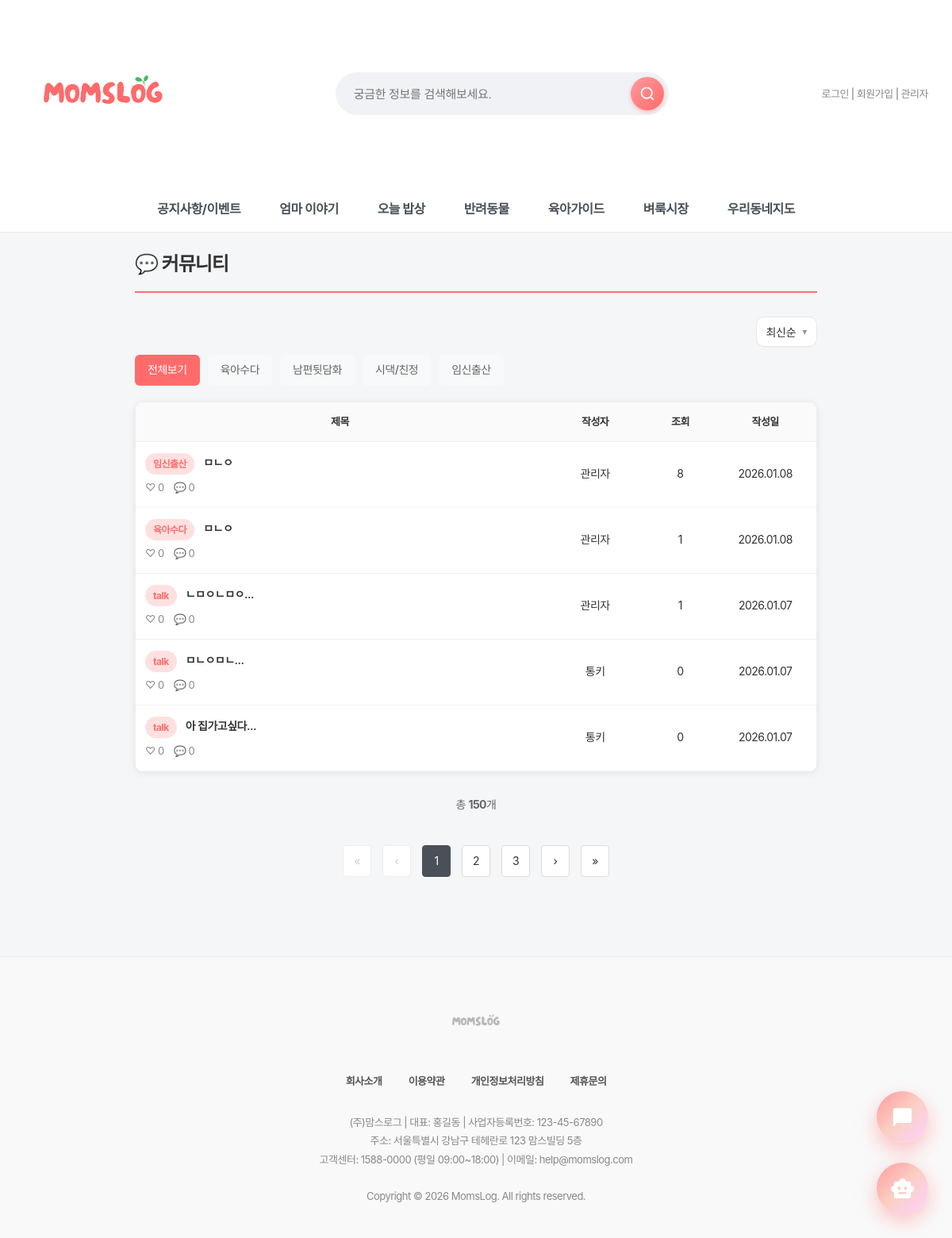
The app's page /board/free/ with its own data.
### board/models.py (models this page shows, shortened)
class FreePost(models.Model):
    CATEGORY_CHOICES = [
        ('all', '전체보기'),
        ('mom', '육아수다'),
        ('husband', '남편뒷담화'),
        ('family', '시댁/친정'),
        ('preg', '임신출산'),
    ]
    REGION_CHOICES = [
        ('seoul', '서울시'),
        ('gyeonggi', '경기도'),
        ('incheon', '인천시'),
        ('daejeon', '대전시'),
        ('daegu', '대구시'),
        ('busan', '부산시'),
        ('gwangju', '광주시'),
        ('ulsan', '울산시'),
        ('sejong', '세종시'),
        ('other', '기타'),
    ]
    category = models.CharField(
        max_length=20,
        choices=CATEGORY_CHOICES,
        default='mom',
        verbose_name='카테고리'
    )
    title = models.CharField(max_length=200, verbose_name="제목")
    content = models.TextField(verbose_name="내용")
    author = models.ForeignKey(settings.AUTH_USER_MODEL, on_delete=models.CASCADE, verbose_name="작성자")
    created_at = models.DateTimeField(auto_now_add=True, verbose_name="작성일")
    views = models.IntegerField(default=0, verbose_name="조회수")
    reaction_empathy = models.IntegerField(default=0, verbose_name="공감해요")      # 🤝
    reaction_courage = models.IntegerField(default=0, verbose_name="힘내세요")     # 💪
    reaction_cheer = models.IntegerField(default=0, verbose_name="축하해요")       # 🎉
    reaction_support = models.IntegerField(default=0, verbose_name="응원해요")     # 👏
    reaction_thanks = models.IntegerField(default=0, verbose_name="고마워요")      # 🙏
    region = models.CharField(max_length=20, choices=REGION_CHOICES, null=True, blank=True, verbose_name="지역")
    district = models.CharField(max_length=50, null=True, blank=True, verbose_name="구/군")
    dong = models.CharField(max_length=50, null=True, blank=True, verbose_name="동/읍/면")
    latitude = models.DecimalField(max_digits=9, decimal_places=6, null=True, blank=True, verbose_name="위도")
    longitude = models.DecimalField(max_digits=9, decimal_places=6, null=True, blank=True, verbose_name="경도")
    comment_count = models.IntegerField(default=0, verbose_name="댓글수")
    bookmark_count = models.IntegerField(default=0, verbose_name="저장수")
    popularity_score = models.FloatField(default=0, verbose_name="인기도 점수")
    is_pinned = models.BooleanField(default=False, verbose_name="운영진 고정")
    pinned_at = models.DateTimeField(null=True, blank=True, verbose_name="고정 시간")
    class Meta:
        verbose_name = '자유게시판'
        verbose_name_plural = '자유게시판'
        ordering = ['-created_at']
        indexes = [
            models.Index(fields=['-is_pinned', '-popularity_score', '-created_at']),
            models.Index(fields=['region', '-popularity_score']),
        ]

### accounts/models.py (models this page shows, shortened)
class User(AbstractUser):
    real_name = models.CharField("이름", max_length=30)
    nickname = models.CharField("닉네임", max_length=30, unique=True)
    jumin = models.CharField("주민번호", max_length=20)  # 000000-0000000
    phone = models.CharField("휴대폰 번호", max_length=20)
    email = models.EmailField("이메일", max_length=254)
    address = models.CharField("주소", max_length=200, blank=True, null=True)
    address_detail = models.CharField("상세주소", max_length=200, blank=True, null=True)
    point = models.PositiveIntegerField("포인트", default=0)
    grade = models.CharField("회원 등급", max_length=10, choices=GRADE_CHOICES, default="start")
    GENDER_CHOICES = [
        ('M', '남자'),
        ('F', '여자'),
    ]
    gender = models.CharField("성별", max_length=1, choices=GENDER_CHOICES, default='F')
    has_children = models.BooleanField("자녀 유무", default=False)
    CHILD_STAGE_CHOICES = [
        ("kindergarten", "유치원"),
        ("elementary", "초등학생"),
        ("middle", "중학생"),
        ("high", "고등학생"),
        ("adult", "성인"),
        ("other", "기타"),
    ]
    children_stages = models.JSONField("자녀 학령(복수)", default=list, blank=True)
    terms_agreed = models.BooleanField("약관 동의", default=False)

### board/views.py (the view)
# urls.py: path('free/', views.free_list, name='free_list'),  # 목록
def free_list(request):
    selected_category = request.GET.get("category", "all")
    sort = request.GET.get("sort", "latest")
    if selected_category == "all":
        qs = FreePost.objects.all()
    else:
        qs = FreePost.objects.filter(category=selected_category)
    POPULAR_THRESHOLD = 10
    qs = qs.annotate(
        cmt_cnt=Count("comments", distinct=True),
        react_cnt=(
            Coalesce(F("reaction_empathy"), Value(0), output_field=IntegerField()) +
            Coalesce(F("reaction_courage"), Value(0), output_field=IntegerField()) +
            Coalesce(F("reaction_cheer"), Value(0), output_field=IntegerField()) +
            Coalesce(F("reaction_support"), Value(0), output_field=IntegerField()) +
            Coalesce(F("reaction_thanks"), Value(0), output_field=IntegerField())
        )
    )
    qs = qs.annotate(
        is_popular=Case(
            When(react_cnt__gte=POPULAR_THRESHOLD, then=Value(True)),
            default=Value(False),
            output_field=BooleanField(),
        )
    )
    if sort == "views":
        qs = qs.order_by("-views", "-created_at")          # 조회수순
    elif sort == "comments":
        qs = qs.order_by("-cmt_cnt", "-created_at")        # 댓글순
    elif sort == "popular":
        qs = qs.order_by("-react_cnt", "-created_at")     # ⭐ 인기순(공감합계)
    else:
        qs = qs.order_by("-created_at")                    # 최신순
    paginator = Paginator(qs, 5)
    page_obj = paginator.get_page(request.GET.get("page", 1))
    today = timezone.localdate()
    for post in page_obj:
        post.is_new_today = (post.created_at.date() == today)
    context = {
        "posts": page_obj,
        "page_obj": page_obj,
        "selected_category": selected_category,
        "sort": sort,
        "total_count": qs.count(),
    }
    return render(request, "board/free_list.html", context)

### quests/context_processors.py (called while the page is built, shortened)
def today_quest(request):
    if not request.user.is_authenticated:
        return {
            "today_quest": None,
            "grade_progress": None,
        }

### board/templates/board/free_list.html (shortened to what this page needs)
{% extends 'base.html' %}
{% load humanize %}
{% block content %}
<div class="free-container">
    <div class="free-header">
        <h2>💬 커뮤니티</h2>
    </div>
    <div class="sort-dropdown" id="sortDropdown">
        <button type="button" class="sort-trigger" id="sortTrigger">
            {% if sort == "views" %}조회수순
            {% elif sort == "comments" %}댓글순
            {% elif sort == "popular" %}인기순
            {% else %}최신순{% endif %}
            <span class="sort-caret">▾</span>
        </button>
    </div>
    <div class="category-tabs">
        <a href="?category=all" class="category-tab {% if selected_category == 'all' %}active{% endif %}">전체보기</a>
        <a href="?category=mom" class="category-tab {% if selected_category == 'mom' %}active{% endif %}">육아수다</a>
        <a href="?category=husband" class="category-tab {% if selected_category == 'husband' %}active{% endif %}">남편뒷담화</a>
        <a href="?category=family" class="category-tab {% if selected_category == 'family' %}active{% endif %}">시댁/친정</a>
        <a href="?category=preg" class="category-tab {% if selected_category == 'preg' %}active{% endif %}">임신출산</a>
    </div>
    {% if posts %}
    <div class="free-table-wrap">
        <table class="free-table">
            <thead>
                <tr>
                    <th style="width:60%;">제목</th>
                    <th class="col-author" style="width:15%;">작성자</th>
                    <th class="col-views" style="width:10%;">조회</th>
                    <th style="width:15%;">작성일</th>
                </tr>
            </thead>
            <tbody>
                {% for post in posts %}
                <tr>
                    <td class="free-title-cell">
                        <a class="free-title-link"
                        href="{% url 'board:free_detail' post.pk %}?category={{ selected_category }}&page={{ page_obj.number }}">
                            <span class="free-badge">
                                {% if post.category == 'mom' %}육아수다
                                {% elif post.category == 'husband' %}남편뒷담화
                                {% elif post.category == 'family' %}시댁/친정
                                {% elif post.category == 'preg' %}임신출산
                                {% else %}{{ post.get_category_display }}{% endif %}
                            </span>
                            {{ post.title }}
                        </a>
                        <div class="free-meta-icons">
                            <span class="meta-item">♡ {{ post.react_cnt|default:0 }}</span>
                            <span class="meta-item">💬 {{ post.cmt_cnt|default:0 }}</span>
                        </div>
                    </td>
                    <td class="col-author">
                        {% if post.is_anonymous %}
                            익명
                        {% else %}
                            {{ post.author.nickname|default:post.author.username }}
                        {% endif %}
                    </td>
                    <td class="col-views">{{ post.views }}</td>
                    <td>{{ post.created_at|date:"Y.m.d" }}</td>
                </tr>
                {% endfor %}
            </tbody>
        </table>
    </div>
    {% endif %}
    <div class="free-total-count-bottom">
        총 <strong>{{ total_count }}</strong>개
    </div>
    {% if page_obj.paginator.num_pages > 1 %}
    <div class="pagination-container">
        {% if page_obj.number > 1 %}
        <a href="?category={{ selected_category }}&sort={{ sort }}&page=1" class="pagination-btn">«</a>
        {% else %}
        <span class="pagination-btn disabled">«</span>
        {% endif %}
        {% if page_obj.has_previous %}
        <a href="?category={{ selected_category }}&sort={{ sort }}&page={{ page_obj.previous_page_number }}" class="pagination-btn">‹</a>
        {% else %}
        <span class="pagination-btn disabled">‹</span>
        {% endif %}
        {% with start_page=page_obj.number|add:'-2' end_page=page_obj.number|add:'2' %}
        {% for num in page_obj.paginator.page_range %}
            {% if num >= start_page and num <= end_page %}
                {% if num == page_obj.number %}
                <span class="pagination-btn active">{{ num }}</span>
                {% else %}
                <a href="?category={{ selected_category }}&sort={{ sort }}&page={{ num }}" class="pagination-btn">
                    {{ num }}
                </a>
                {% endif %}
            {% endif %}
        {% endfor %}
        {% endwith %}
        {% if page_obj.has_next %}
        <a href="?category={{ selected_category }}&sort={{ sort }}&page={{ page_obj.next_page_number }}" class="pagination-btn">›</a>
        {% else %}
        <span class="pagination-btn disabled">›</span>
        {% endif %}
        {% if page_obj.number < page_obj.paginator.num_pages %}
        <a href="?category={{ selected_category }}&sort={{ sort }}&page={{ page_obj.paginator.num_pages }}" class="pagination-btn">»</a>
        {% else %}
        <span class="pagination-btn disabled">»</span>
        {% endif %}
    </div>
    {% endif %}
</div>
{% endblock %}

### static/css/style.css (style rules this page uses)
body { font-family: "Pretendard Variable", "Pretendard", -apple-system, BlinkMacSystemFont, system-ui, Roboto, "Helvetica Neue", "Segoe UI", "Apple SD Gothic Neo", "Noto Sans KR", "Malgun Gothic", "Apple Color Emoji", "Segoe UI Emoji", "Segoe UI Symbol", sans-serif; margin: 0; padding: 0; background-color: #f4f6f8; color: #333; line-height: 1.6; letter-spacing: -0.5px; -webkit-font-smoothing: antialiased; -moz-osx-font-smoothing: grayscale; }
h1, h2, h3, h4, h5, h6 { font-weight: 700; letter-spacing: -1px; margin-top: 0; }
button, input, select, textarea { font-family: "Pretendard Variable", "Pretendard", sans-serif; letter-spacing: -0.3px; }
a { text-decoration: none; color: inherit; transition: all 0.3s ease; }
button { font-family: 'Pretendard', sans-serif; }

### static/css/mobile.css (style rules this page uses)
* { box-sizing: border-box; }

### static/css/darkmode.css (style rules this page uses)
body, header, .main-nav, .card, input, textarea, select, button, table { transition: background-color 0.3s ease, color 0.3s ease, border-color 0.3s ease; }

### static/css/premium-finish.css (style rules this page uses)
* { --transition-fast: 0.2s; --transition-normal: 0.3s; --transition-slow: 0.5s; --ease-spring: cubic-bezier(0.23, 1, 0.320, 1); --ease-smooth: cubic-bezier(0.25, 0.46, 0.45, 0.94); }

### static/css/chatbot.css (style rules this page uses)
:root { --primary-gradient: linear-gradient(135deg, #FF9A9E 0%, #FAD0C4 50%, #FFD1FF 100%); --glass-bg: rgba(255, 255, 255, 0.85); --glass-border: 1px solid rgba(255, 255, 255, 0.5); --shadow-xl: 0 20px 40px rgba(0, 0, 0, 0.1), 0 10px 20px rgba(0, 0, 0, 0.05); --text-dark: #2d3436; }
body { font-family: 'Pretendard', sans-serif; }

### main/templates/base.html (style rules this page uses)
* { font-family: "Pretendard", -apple-system, BlinkMacSystemFont, system-ui, Roboto, "Helvetica Neue", "Segoe UI", "Apple SD Gothic Neo", "Noto Sans KR", "Malgun Gothic", "Apple Color Emoji", "Segoe UI Emoji", "Segoe UI Symbol", sans-serif; }

### board/templates/board/free_list.html (style rules this page uses)
.free-container { max-width: 900px; margin: 0 auto; padding: 20px; }
.free-header { display: flex; justify-content: space-between; align-items: center; margin-bottom: 20px; padding-bottom: 15px; border-bottom: 2px solid #ff6b6b; }
.free-header h2 { margin: 0; font-size: 24px; font-weight: 700; color: #333; }
.category-tabs { display: flex; gap: 10px; margin-bottom: 20px; flex-wrap: wrap; }
.category-tab { padding: 8px 16px; background: #f8f9fa; color: #666; text-decoration: none; border-radius: 6px; font-size: 14px; font-weight: 500; transition: .2s; }
.category-tab.active { background: #ff6b6b; color: white; }
.pagination-container { text-align: center; margin-top: 40px; margin-bottom: 30px; }
.pagination-btn { display: inline-block; margin: 0 5px; padding: 8px 12px; border: 1px solid #ddd; border-radius: 4px; background: white; color: #333; text-decoration: none; font-size: 14px; transition: .2s; min-width: 36px; text-align: center; }
.pagination-btn.active { background: #495057; color: white; border-color: #495057; }
.pagination-btn.disabled { color: #ccc; cursor: not-allowed; border-color: #eee; }
.free-total-count-bottom { margin: 20px 0 8px 0; text-align: center; font-size: 14px; color: #666; }
.free-table-wrap { background: #fff; border-radius: 10px; overflow: hidden; box-shadow: 0 2px 8px rgba(0,0,0,0.08); border: 1px solid #eee; margin-bottom: 30px; }
.free-table { width: 100%; border-collapse: collapse; }
.free-table thead th { background: #fafafa; font-weight: 700; font-size: 13px; color: #333; padding: 14px 12px; border-bottom: 1px solid #eee; text-align: center; }
.free-table tbody td { padding: 14px 12px; border-bottom: 1px solid #f1f1f1; font-size: 14px; color: #333; text-align: center; }
.free-title-cell { text-align: left !important; }
.free-title-link { color: #333; text-decoration: none; font-weight: 600; }
.free-badge { display: inline-block; padding: 4px 10px; background: #ffe0e0; color: #ff6b6b; border-radius: 999px; font-size: 12px; font-weight: 700; margin-right: 8px; vertical-align: middle; }
.free-meta-icons { margin-top: 6px; font-size: 13px; color: #888; display: flex; gap: 12px; align-items: center; }
.free-meta-icons .meta-item { display: inline-flex; align-items: center; gap: 4px; }
.sort-dropdown { position: relative; display: inline-flex; justify-content: flex-end; margin: 10px 0; width: 100%; }
.sort-trigger { margin-left: auto; display: inline-flex; align-items: center; gap: 8px; padding: 8px 12px; border: 1px solid #e7e7e7; background: #fff; border-radius: 10px; font-size: 14px; color: #333; cursor: pointer; transition: .15s; box-shadow: 0 1px 0 rgba(0,0,0,.02); }
.sort-caret { font-size: 12px; color: #999; transform: translateY(-1px); }

### records on screen
FreePost: category "임신출산", title "ㅁㄴㅇ", react_cnt "0", cmt_cnt "0", author.nickname "관리자", views "8", created_at "2026.01.08"
FreePost: category "육아수다", title "ㅁㄴㅇ", react_cnt "0", cmt_cnt "0", author.nickname "관리자", views "1", created_at "2026.01.08"
FreePost: category "talk", title "ㄴㅁㅇㄴㅁㅇ...", react_cnt "0", cmt_cnt "0", author.nickname "관리자", views "1", created_at "2026.01.07"
FreePost: category "talk", title "ㅁㄴㅇㅁㄴ...", react_cnt "0", cmt_cnt "0", author.nickname "통키", views "0", created_at "2026.01.07"
FreePost: category "talk", title "아 집가고싶다...", react_cnt "0", cmt_cnt "0", author.nickname "통키", views "0", created_at "2026.01.07"

### other values on screen
{{ total_count }} "150"
{{ num }} "1"
{{ num }} "2" "3"
